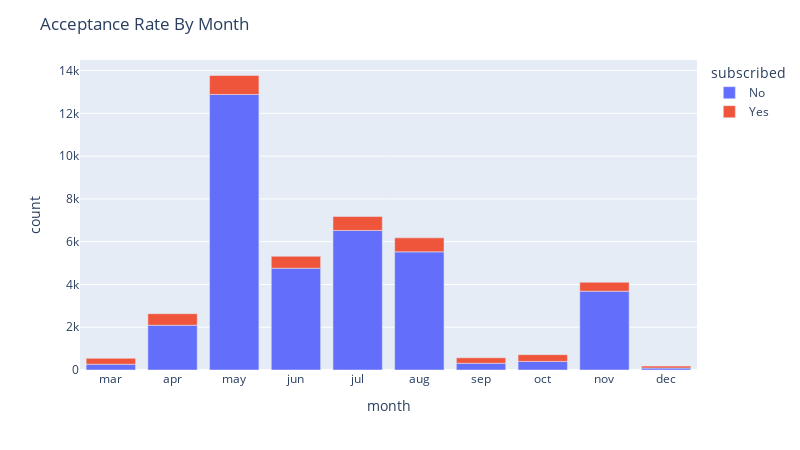

This figure's notebook cell:
### Markdown cell above
#### Month
Last contact month of year (categorical: 'jan', 'feb', 'mar', ..., 'nov', 'dec')

### Code cell
plot_data = df.groupby('month')['subscribed'].value_counts().reset_index()
# Add the numeric column for month so we can order data propertly
num_months = {'jan': 1, 'feb': 2,'mar': 3, 'apr': 4, 'may': 5, 'jun':6, 'jul': 7, 'aug': 8,'sep': 9, 'oct': 10, 'nov': 11, 'dec': 12}
plot_data['month_num'] = plot_data['month'].replace(num_months)

plot_data = plot_data.sort_values(by='month_num', ascending=True)
plot_data['subscribed'] = np.where(plot_data['subscribed'] == 1 , 'Yes', 'No')

fig = px.bar(plot_data, x='month', y='count', color='subscribed')
fig.update_layout(autosize=False, width=800, height=450, title="Acceptance Rate By Month")
fig.show()

### Figure 1 — Plotly figure (JSON) as saved in the notebook; plotly's stock layout.template omitted (floating-point values rounded to 4 significant figures)
{"data": [{"alignmentgroup": "True", "hovertemplate": "subscribed=No<br>month=%{x}<br>count=%{y}<extra></extra>", "legendgroup": "No", "marker": {"color": "#636efa", "pattern": {"shape": ""}}, "name": "No", "offsetgroup": "No", "orientation": "v", "showlegend": true, "textposition": "auto", "type": "bar", "x": ["mar", "apr", "may", "jun", "jul", "aug", "sep", "oct", "nov", "dec"], "xaxis": "x", "y": [270, 2093, 12883, 4759, 6525, 5523, 314, 403, 3685, 93], "yaxis": "y"}, {"alignmentgroup": "True", "hovertemplate": "subscribed=Yes<br>month=%{x}<br>count=%{y}<extra></extra>", "legendgroup": "Yes", "marker": {"color": "#EF553B", "pattern": {"shape": ""}}, "name": "Yes", "offsetgroup": "Yes", "orientation": "v", "showlegend": true, "textposition": "auto", "type": "bar", "x": ["mar", "apr", "may", "jun", "jul", "aug", "sep", "oct", "nov", "dec"], "xaxis": "x", "y": [276, 539, 886, 559, 649, 655, 256, 315, 416, 89], "yaxis": "y"}], "layout": {"autosize": false, "barmode": "relative", "height": 450, "legend": {"title": {"text": "subscribed"}, "tracegroupgap": 0}, "margin": {"t": 60}, "title": {"text": "Acceptance Rate By Month"}, "width": 800, "xaxis": {"anchor": "y", "autorange": true, "domain": [0, 1], "range": [-0.5, 9.5], "title": {"text": "month"}, "type": "category"}, "yaxis": {"anchor": "x", "autorange": true, "domain": [0, 1], "range": [0, 14490.0], "title": {"text": "count"}, "type": "linear"}}}
